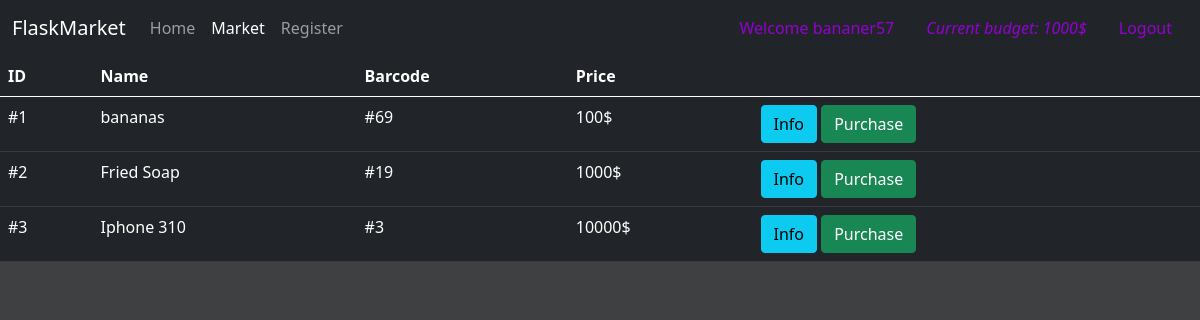
/market (signed in), run on an earlier commit of the app's database.
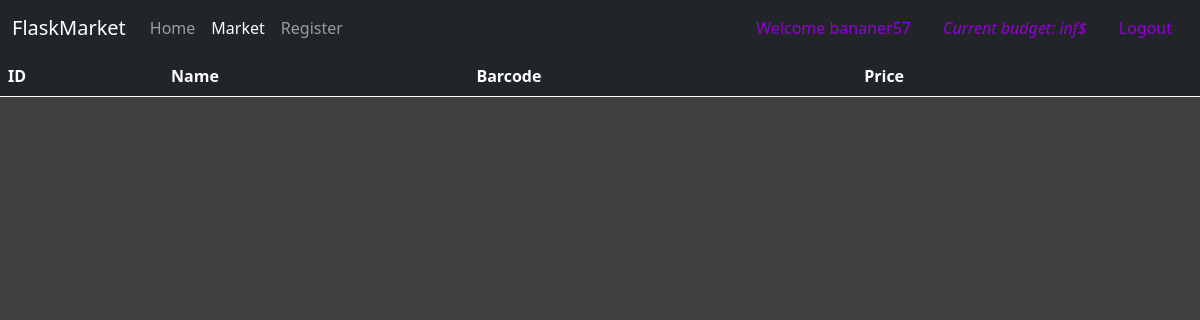
And on a later commit of the database.
### market/models.py (models this page shows, shortened)
class User(db.Model, UserMixin):
    id = db.Column(db.Integer(), primary_key=True)
    username = db.Column(db.String(length=30), nullable=False, unique=True)
    email_address = db.Column(db.String(length=50), nullable=False, unique=True)
    password_hash = db.Column(db.String(length=60), nullable=False)
    budget = db.Column(db.Integer(), nullable=False, default=1000)
    item = db.relationship("Item", backref="owned_user", lazy=True)
    @property
    def password(self):
        return self.password
    @password.setter
    def password(self, plain_text_password):
        self.password_hash = bcrypt.generate_password_hash(plain_text_password).decode("utf-8")

class Item(db.Model):
    id = db.Column(db.Integer(), primary_key=True)
    name = db.Column(db.String(length=30), nullable=False, unique=True)
    barcode = db.Column(db.String(length=12), nullable=False, unique=True)
    price = db.Column(db.Integer(), nullable=False)
    description = db.Column(db.String(length=1024), nullable=False)
    owner = db.Column(db.Integer(), db.ForeignKey("user.id"))

### market/routes.py (the view, shortened to what this page needs)
@app.route("/market", methods = ["GET", "POST"])
@login_required
def market_page():
    purchase_form = PurchaseItemForm()
    if request.method == "GET":
        items = Item.query.filter_by(owner=None)
        return render_template("market.html", items=items, purchase_form=purchase_form)

### market/models.py (called while the page is built)
@login_manager.user_loader
def load_user(user_id):
    return User.query.get(int(user_id))

### market/templates/market.html (shortened to what this page needs)
{% extends "base.html" %}
{% block nav_market %}
    active
{% endblock %}
{% block content %}
      <table class="table table-hover table-dark">
        <thead>
          <tr>
            <th scope="col">ID</th>
            <th scope="col">Name</th>
            <th scope="col">Barcode</th>
            <th scope="col">Price</th>
            <th scope="col"></th>
          </tr>
        </thead>
        <tbody>
            {% for item in items %}
            <tr>
                <td>#{{ item.id }}</td>
                <td>{{ item.name }}</td>
                <td>#{{ item.barcode }}</td>
                <td>{{ item.price }}$</td>
                <td>
                    <button type="button" class="btn btn-info" data-toggle="modal" data-target="#Modal-MoreInfo-{{ item.id }}">Info</button>
                    <button type="button" class="btn btn-success" data-toggle="modal" data-target="#Modal-Purchase-{{ item.id }}">Purchase</button>
                </td>
            </tr>
            {% endfor %}
        </tbody>
      </table>
{% endblock %}

### market/templates/base.html (shortened to what this page needs)
<!DOCTYPE html>
<html lang="en">
<head>
    <link href="https://cdn.jsdelivr.net/npm/bootstrap@5.1.0/dist/css/bootstrap.min.css" rel="stylesheet">
    <link rel="stylesheet" href="{{ url_for('static', filename='styles.css')}}">
</head>
<body style="background-color:rgb(62, 64, 65);">
    <nav class="navbar navbar-expand-md navbar-dark bg-dark">
        <div class="container-fluid">
          <a class="navbar-brand" href="/">FlaskMarket</a>
          <div class="collapse navbar-collapse" id="navbarSupportedContent">
            <ul class="navbar-nav me-auto mb-2 mb-lg-0">
              <li class="nav-item">
                <a class="nav-link {% block nav_home %}{% endblock %}" aria-current="page" href="/">Home</a>
              </li>
              <li class="nav-item">
                <a class="nav-link {% block nav_market %}{% endblock %}" href="/market">Market</a>
              </li>
              <li class="nav-item">
                <a class="nav-link {% block nav_register %}{% endblock %}" href="/register">Register</a>
              </li>
            </ul>
            {% if current_user.is_authenticated %}
            <a class="nav-link ses">Welcome {{ current_user.username }}</a>
            <a class="nav-link">
              <i class="fas fa-coins ses">Current budget: {{ current_user.budget }}$</i>
            </a>
            <a class="nav-link ses" href="{{ url_for('logout_page') }}">Logout</a>
            {% endif %}
          </div>
        </div>
      </nav>
      {% block content %}
      {% endblock %}
</body>
</html>

What changed in the data, as far as the page shows it:
no longer on this page (row edited): Item: id "1", name "bananas", barcode "69", price "100"
no longer on this page (row edited): Item: id "2", name "Fried Soap", barcode "19", price "1000"
no longer on this page (row edited): Item: id "3", name "Iphone 310", barcode "3", price "10000"
changed User "bananer57": budget "1000" → "inf"
